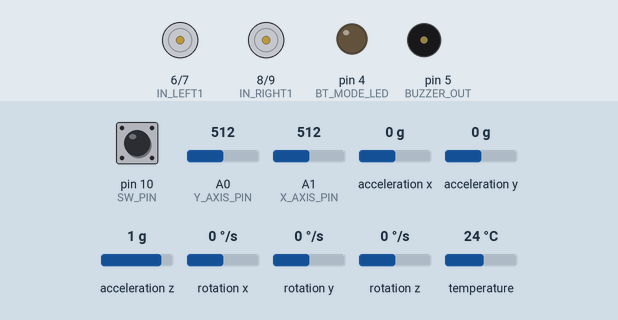
Bench run of a sketch on a simulated Arduino Uno, built with avr-gcc and run on an emulated ATmega328P. Shown: motor-driver pin pairs drawn as motors (green arrow = first pin HIGH = forward, orange = second pin HIGH = backward, longer = more drive), output pins drawn as LEDs (lit = HIGH), buzzer (waves = sounding, pin HIGH). The test bench sets the inputs (shaded band); at power-on: A1 (X_AXIS_PIN) = 512, acceleration z 1 g, A0 (Y_AXIS_PIN) = 512, pin 10 (SW_PIN) HIGH, acceleration x 0 g, acceleration y 0 g, rotation x 0 °/s, rotation y 0 °/s, rotation z 0 °/s, temperature 24 °C.

Above: at 1.3 s.
1.4 s: A1 (X_AXIS_PIN) set to 390
At 1.63 s:
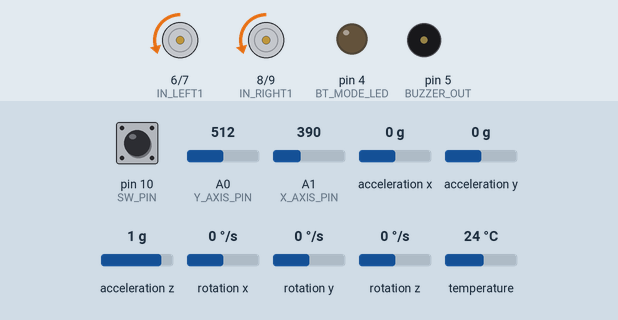
4.4 s: acceleration z set to -1.4 g
At 5.91 s:
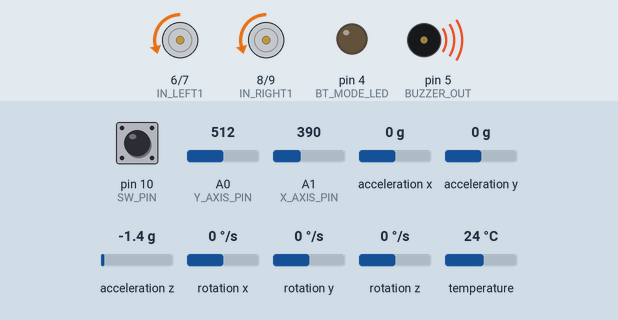
7.4 s: A0 (Y_AXIS_PIN) set to 90
10.4 s: pin 10 (SW_PIN) pulled LOW for 0.15 s
At 10.55 s:
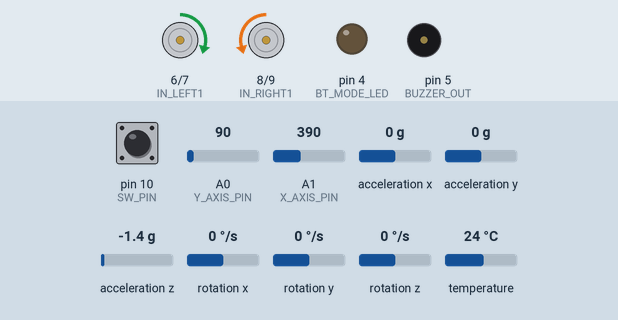
At 12.95 s:
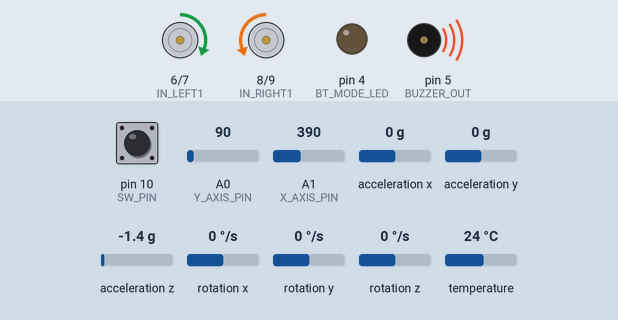
13.4 s: A0 (Y_AXIS_PIN) set to 110
16.4 s: A1 (X_AXIS_PIN) set to 716
Timing chart, 0 to 20.4 s (numbered marks = the images above; inputs shaded):
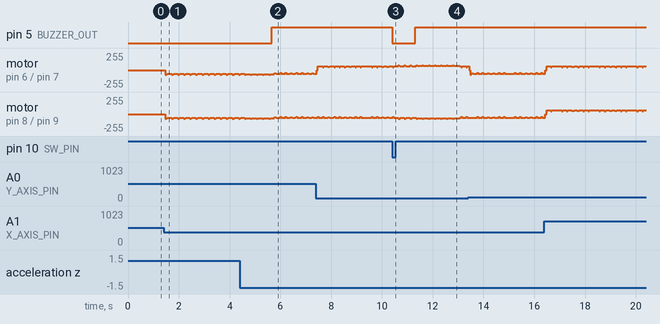

Measured:
- after the input at 1.4 s, motor on pin 6 (IN_LEFT1) / pin 7 (IN_LEFT2), motor on pin 8 (IN_RIGHT1) / pin 9 (IN_RIGHT2): stopped → backward 71/255 after 0.07 s, then repeats every 0.24 s: backward 64/255 0.04 s, backward 58/255 0.16 s, backward 71/255 0.04 s
- after the input at 4.4 s, pin 5 (BUZZER_OUT): LOW → HIGH after 1.3 s
- after the input at 10.4 s, pin 5 (BUZZER_OUT): HIGH → LOW at once, → HIGH 0.91 s later

The sketch:

bottom.ino
```cpp
#include <SPI.h>
#include <SoftwareSerial.h>
#include <Adafruit_MPU6050.h>
#include <Adafruit_Sensor.h>
#include <Wire.h>
#include <EEPROM.h>

#define GRAVITY
#define GRAVITY_THRESHOLD 9

bool fallState = false;
int fallCount = 0;

Adafruit_MPU6050 mpu;
sensors_event_t a, g, temp;
int acceleration;
float gyrox, gyroy, gyroz;
float accx, accy, accz;

const int numberStartAddress = 0;  //starting address of eeprom
int time_count;

bool btCommandGivenFlag;
String command = "";
String state = "";
bool inputBeingGivenFlag;
String tempnum;
bool buzzflag;
bool helpflag;

SoftwareSerial topArduinoCommSerial(2, 3);
SoftwareSerial bluetoothCommSerial(11, 12);

#define X_AXIS_PIN A1  // left-right
#define Y_AXIS_PIN A0  // front-back
#define SW_PIN 10

// motor left
#define IN_LEFT1 6  // motor A spin 1
#define IN_LEFT2 7  // motor A spin 2

// motor right
#define IN_RIGHT1 8  // motor B spin 1
#define IN_RIGHT2 9  // motor B spin 2

// speed factor
#define FACTOR 0.3  // average fraction of total voltage (PWM)

// buzzer
#define BUZZER_OUT 5

//mode led
#define BT_MODE_LED 4

// loop delay
#define DELTA 10.0  // ms
#define HORIZONTAL_THRESHOLD 400
#define VERTICAL_THRESHOLD 100

void Forward() {
  digitalWrite(IN_LEFT1, HIGH);
  digitalWrite(IN_LEFT2, LOW);
  digitalWrite(IN_RIGHT1, LOW);
  digitalWrite(IN_RIGHT2, HIGH);
  delay(DELTA * FACTOR);
  digitalWrite(IN_LEFT1, LOW);
  digitalWrite(IN_LEFT2, LOW);
  digitalWrite(IN_RIGHT1, LOW);
  digitalWrite(IN_RIGHT2, LOW);
  delay(DELTA * (1.0 - FACTOR));
}

void Backward() {
  digitalWrite(IN_LEFT1, LOW);
  digitalWrite(IN_LEFT2, HIGH);
  digitalWrite(IN_RIGHT1, HIGH);
  digitalWrite(IN_RIGHT2, LOW);
  delay(DELTA * FACTOR);
  digitalWrite(IN_LEFT1, LOW);
  digitalWrite(IN_LEFT2, LOW);
  digitalWrite(IN_RIGHT1, LOW);
  digitalWrite(IN_RIGHT2, LOW);
  delay(DELTA * (1.0 - FACTOR));
}

void Left() {
  digitalWrite(IN_LEFT1, LOW);
  digitalWrite(IN_LEFT2, HIGH);
  digitalWrite(IN_RIGHT1, LOW);
  digitalWrite(IN_RIGHT2, HIGH);
  delay(DELTA * FACTOR);
  digitalWrite(IN_LEFT1, LOW);
  digitalWrite(IN_LEFT2, LOW);
  digitalWrite(IN_RIGHT1, LOW);
  digitalWrite(IN_RIGHT2, LOW);
  delay(DELTA * (1.0 - FACTOR));
}

void Right() {
  digitalWrite(IN_LEFT1, HIGH);
  digitalWrite(IN_LEFT2, LOW);
  digitalWrite(IN_RIGHT1, HIGH);
  digitalWrite(IN_RIGHT2, LOW);
  delay(DELTA * FACTOR);
  digitalWrite(IN_LEFT1, LOW);
  digitalWrite(IN_LEFT2, LOW);
  digitalWrite(IN_RIGHT1, LOW);
  digitalWrite(IN_RIGHT2, LOW);
  delay(DELTA * (1.0 - FACTOR));
}

void Stop() {
  digitalWrite(IN_LEFT1, LOW);
  digitalWrite(IN_LEFT2, LOW);
  digitalWrite(IN_RIGHT1, LOW);
  digitalWrite(IN_RIGHT2, LOW);
  delay(DELTA);
}

float absolute(float x) {
  if (x < 0) {
    x = x * (-1);
    return x;
  }
  return x;
}

void read_mpu() {
  accx = a.acceleration.x;
  accy = a.acceleration.y;
  accz = a.acceleration.z;

  gyrox = absolute(g.gyro.x);
  gyroy = absolute(g.gyro.y);
  gyroz = absolute(g.gyro.z);
}

void set_num() {
  for (int i = 0; i < 11; i++) {
    Serial.println(tempnum[i]);
    EEPROM.write(numberStartAddress + i, tempnum[i]);
  }
  bluetoothCommSerial.write("2");
}

void read_num() {
  tempnum = "";
  for (int offset = 0; offset < 11; offset++) {

    tempnum += (char)EEPROM.read(numberStartAddress + offset);
  }
}

void send_num() {
  char temp[13];
  temp[0] = 's';
  for (int i = 1; i < 12; i++) {
    temp[i] = tempnum[i - 1];
  }
  temp[12] = 'x';
  topArduinoCommSerial.write(temp, 13);
}

void setup() {

  Serial.begin(115200);
  topArduinoCommSerial.begin(19200);
  bluetoothCommSerial.begin(9600);

  pinMode(SW_PIN, INPUT);
  digitalWrite(SW_PIN, HIGH);

  pinMode(BUZZER_OUT, OUTPUT);
  digitalWrite(BUZZER_OUT, LOW);

  pinMode(BT_MODE_LED, OUTPUT);

  pinMode(X_AXIS_PIN, INPUT);
  pinMode(Y_AXIS_PIN, INPUT);

  pinMode(IN_LEFT1, OUTPUT);
  pinMode(IN_LEFT2, OUTPUT);
  pinMode(IN_RIGHT1, OUTPUT);
  pinMode(IN_RIGHT2, OUTPUT);

  read_num();

  topArduinoCommSerial.listen();

  send_num();

  bluetoothCommSerial.listen();

  if (!mpu.begin()) {
    Serial.println("Failed to find MPU6050 chip");
    while (1) {
      delay(10);
    }
  }

  // set accelerometer range to +-8G
  mpu.setAccelerometerRange(MPU6050_RANGE_8_G);

  // set gyro range to +- 500 deg/s
  mpu.setGyroRange(MPU6050_RANGE_500_DEG);

  // set filter bandwidth to 21 Hz
  mpu.setFilterBandwidth(MPU6050_BAND_21_HZ);

  delay(100);
}

void loop() {
  int xAxisInput = analogRead(X_AXIS_PIN);
  int yAxisInput = analogRead(Y_AXIS_PIN);
  int joystickinput = digitalRead(SW_PIN);

  mpu.getEvent(&a, &g, &temp);
  read_mpu();

  if (accz < 0 || accz < 3 && accx * accx + accy * accy > GRAVITY_THRESHOLD * GRAVITY_THRESHOLD) {
    fallState = true;
  } else {
    fallState = false;
  }

  if (fallState) {
    ++fallCount;
  } else {
    fallCount = 0;
  }

  if (fallCount > 100) {
    buzzflag = true;
    fallCount = 0;
  }

  if (buzzflag == true && time_count > 200) {
    topArduinoCommSerial.listen();
    topArduinoCommSerial.write("h", 1);
    bluetoothCommSerial.listen();
    bluetoothCommSerial.write("h");
    helpflag = true;
  }

  if (joystickinput == LOW) {

    if (helpflag == false) {
      topArduinoCommSerial.listen();
      topArduinoCommSerial.write("h", 1);
      bluetoothCommSerial.listen();
      bluetoothCommSerial.write("h");
      helpflag = true;
    } else {
      topArduinoCommSerial.listen();
      topArduinoCommSerial.write("i", 1);
      bluetoothCommSerial.listen();
      helpflag = false;
    }
  }

  if (buzzflag == true && (joystickinput == LOW || state == "o")) {
    buzzflag = false;
    time_count = 0;
    state = "";
    helpflag = false;
    topArduinoCommSerial.listen();
    topArduinoCommSerial.write("i", 1);
    bluetoothCommSerial.listen();
  }

  if (buzzflag == true) {
    digitalWrite(BUZZER_OUT, HIGH);
  } else {
    digitalWrite(BUZZER_OUT, LOW);
  }

  for (int i = 0; i < bluetoothCommSerial.available(); i++) {

    char c = bluetoothCommSerial.read();

    Serial.println((char)c);
    inputBeingGivenFlag = true;

    if (c != '\\') {
      if ('a' <= c && c <= 'z' || c == '$' || c == '%') {
        command += c;
        if (c == 's') {
          tempnum = "";
        }
      } else if ('0' <= c && c <= '9' && state == "s") {
        tempnum += c;
      }

    } else {
      if (command == "$") {
        state = "";

      } else if (command == "%") {
        state = "";

        set_num();
        topArduinoCommSerial.listen();
        send_num();
        bluetoothCommSerial.listen();

      } else {
        state = command;
      }

      inputBeingGivenFlag = false;
      break;
    }
  }

  if (state == "x") {
    btCommandGivenFlag = true;
    digitalWrite(BT_MODE_LED, HIGH);
    state = "";

  } else if (state == "y") {
    btCommandGivenFlag = false;
    digitalWrite(BT_MODE_LED, LOW);
    state = "";

  } else if (state == "q") {
    if (btCommandGivenFlag) {
      bluetoothCommSerial.write("1");

    } else {
      bluetoothCommSerial.write("0");
    }

    state = "";
  }

  if (btCommandGivenFlag) {
    if (state == "f") {
      Forward();

    } else if (state == "b") {

      Backward();
    } else if (state == "r") {

      Right();
    } else if (state == "l") {

      Left();
    }

  } else {
    if (VERTICAL_THRESHOLD < yAxisInput && yAxisInput < 1023 - VERTICAL_THRESHOLD)  // if y axis not in threshold move left right
    {
      if (HORIZONTAL_THRESHOLD < xAxisInput && xAxisInput < 1023 - HORIZONTAL_THRESHOLD) {
        Stop();

      } else {
        if (xAxisInput < HORIZONTAL_THRESHOLD) {
          Left();

        } else {
          Right();
        }
      }
    } else {
      if (yAxisInput < VERTICAL_THRESHOLD) {

        Forward();
      } else {

        Backward();
      }
    }
  }

  if (!inputBeingGivenFlag) {
    command = "";
  }

  time_count++;
}
```
